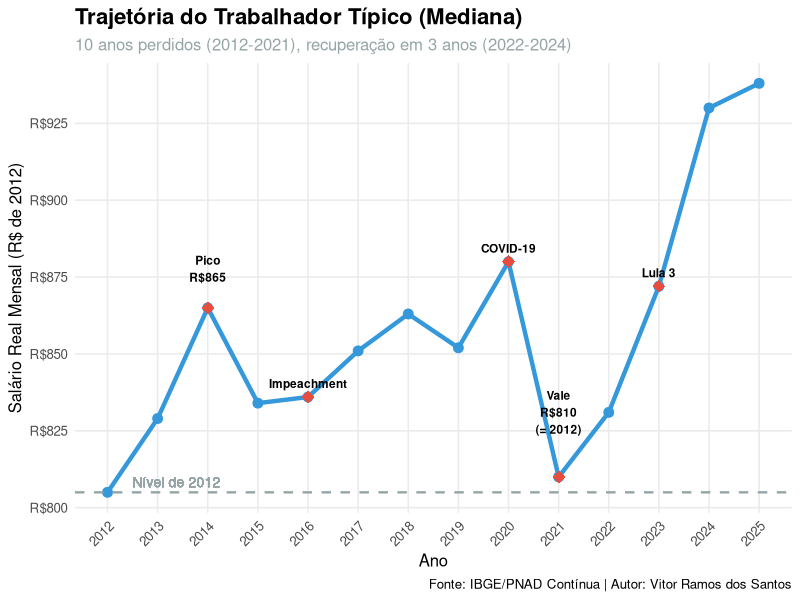
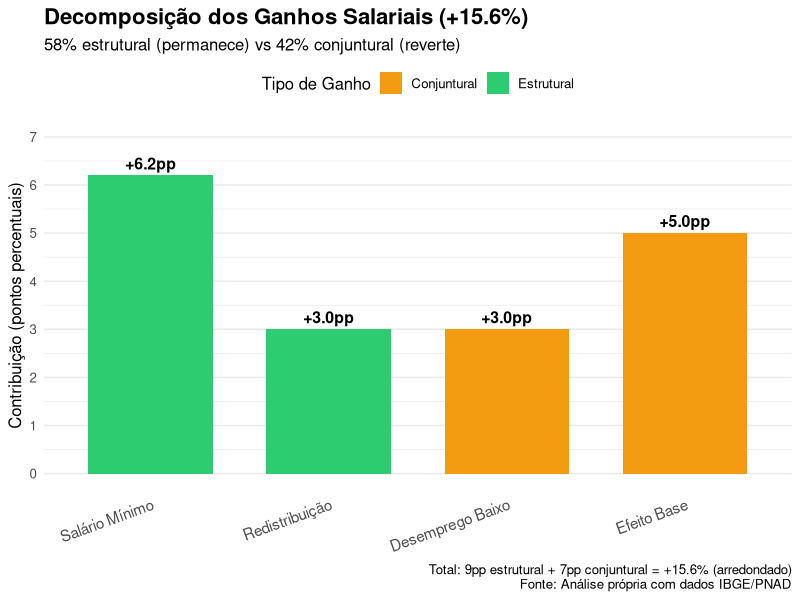
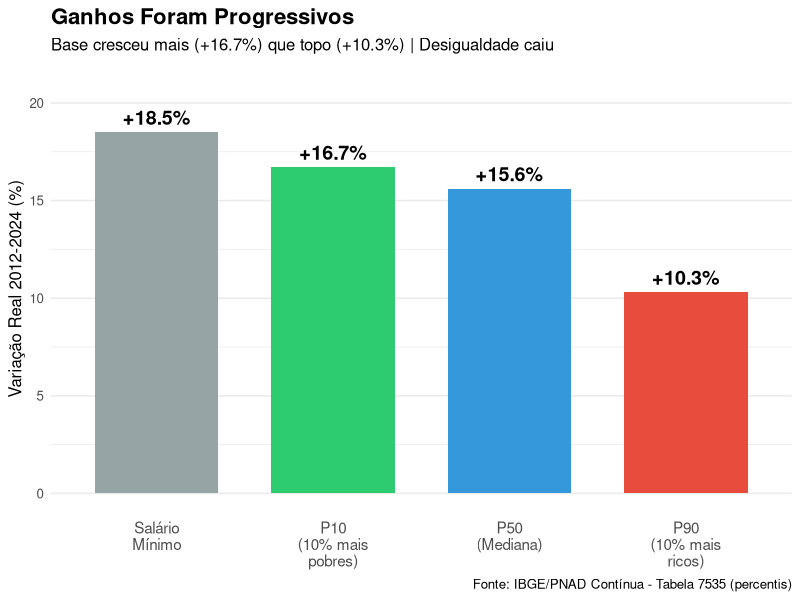
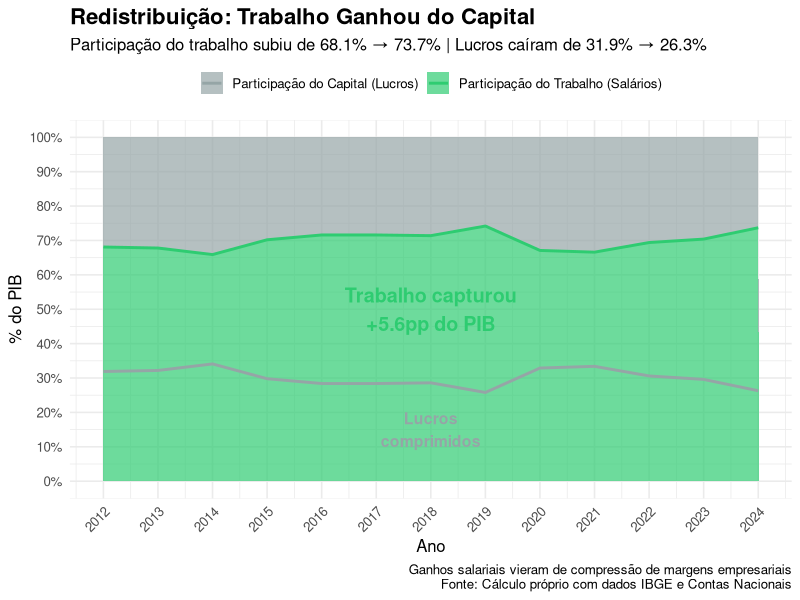
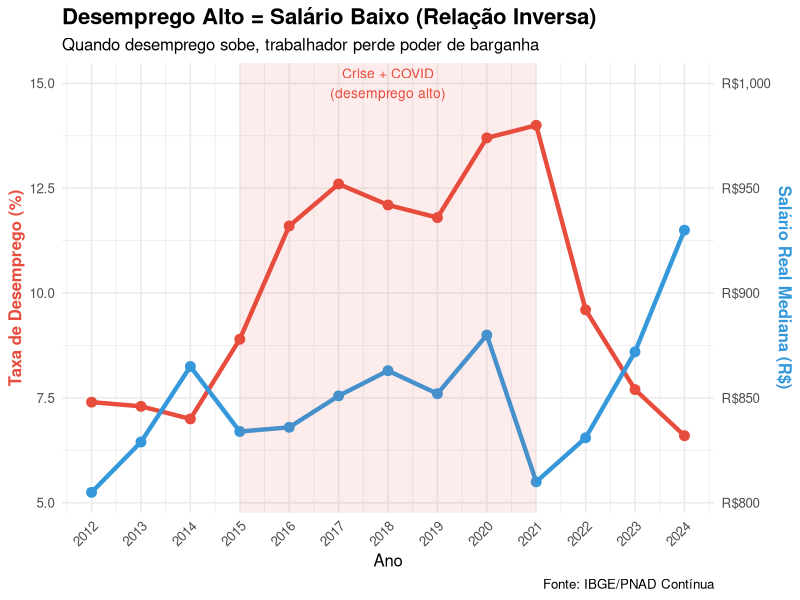

Generate these figures, in order, with R:
# ============================================================================
# GRÁFICOS FINAIS - VERSÃO 3.0
# Análise de Salários Brasil 2012-2025
# Autor: Vitor Ramos dos Santos
# ============================================================================

library(ggplot2)
library(dplyr)
library(tidyr)
library(scales)
library(patchwork)

# Configuração global
theme_set(theme_minimal(base_size = 12))

# Paleta de cores profissional
cores <- list(
  verde = "#2ECC71",
  vermelho = "#E74C3C",
  azul = "#3498DB",
  amarelo = "#F39C12",
  cinza = "#95A5A6",
  cinza_claro = "#ECF0F1"
)

# ============================================================================
# GRÁFICO 1: TRAJETÓRIA DO TRABALHADOR TÍPICO (2012-2025)
# ============================================================================

# Dados
dados_trajetoria <- data.frame(
  ano = 2012:2025,
  p50 = c(805, 829, 865, 834, 836, 851, 863, 852, 880, 810, 831, 872, 930, 938),
  contexto = c(
    "Dilma 1", "Pré-crise", "Pico", "Crise -3.5%", "Crise -3.3%", 
    "Desemp. pico", "Recuperação", "Pré-COVID", "COVID", "Pior momento",
    "Recuperação", "Lula 3", "Pleno emprego", "Reversão?"
  )
)

# Marcos históricos
marcos <- data.frame(
  ano = c(2014, 2016, 2020, 2021, 2023),
  evento = c("Pico\nR$865", "Impeachment", "COVID-19", "Vale\nR$810\n(= 2012)", "Lula 3"),
  y = c(865, 836, 880, 810, 872)
)

g1 <- ggplot(dados_trajetoria, aes(x = ano, y = p50)) +
  geom_line(color = cores$azul, size = 1.5) +
  geom_point(size = 3, color = cores$azul) +
  geom_hline(yintercept = 805, linetype = "dashed", color = cores$cinza, size = 0.8) +
  geom_text(aes(x = 2012.5, y = 805, label = "Nível de 2012"), 
            vjust = -0.5, hjust = 0, color = cores$cinza, size = 3.5) +
  geom_point(data = marcos, aes(x = ano, y = y), 
             color = cores$vermelho, size = 4, shape = 18) +
  geom_text(data = marcos, aes(x = ano, y = y, label = evento), 
            vjust = -1, hjust = 0.5, size = 3, fontface = "bold") +
  scale_y_continuous(labels = dollar_format(prefix = "R$"), 
                     breaks = seq(800, 950, 25)) +
  scale_x_continuous(breaks = 2012:2025) +
  labs(
    title = "Trajetória do Trabalhador Típico (Mediana)",
    subtitle = "10 anos perdidos (2012-2021), recuperação em 3 anos (2022-2024)",
    x = "Ano",
    y = "Salário Real Mensal (R$ de 2012)",
    caption = "Fonte: IBGE/PNAD Contínua | Autor: Vitor Ramos dos Santos"
  ) +
  theme(
    plot.title = element_text(size = 16, face = "bold"),
    plot.subtitle = element_text(size = 12, color = cores$cinza),
    axis.text.x = element_text(angle = 45, hjust = 1),
    panel.grid.minor = element_blank()
  )

ggsave("01_trajetoria_trabalhador_tipico.png", g1, 
       width = 12, height = 7, dpi = 300, bg = "white")

# ============================================================================
# GRÁFICO 2: DECOMPOSIÇÃO ESTRUTURAL vs CONJUNTURAL
# ============================================================================

decomp_data <- data.frame(
  componente = c("Salário Mínimo", "Redistribuição", "Desemprego Baixo", "Efeito Base"),
  pontos = c(6.2, 3.0, 3.0, 5.0),
  tipo = c("Estrutural", "Estrutural", "Conjuntural", "Conjuntural"),
  ordem = c(1, 2, 3, 4)
) %>%
  mutate(componente = factor(componente, levels = componente[order(ordem)]))

g2 <- ggplot(decomp_data, aes(x = componente, y = pontos, fill = tipo)) +
  geom_col(width = 0.7) +
  geom_text(aes(label = sprintf("+%.1fpp", pontos)), 
            vjust = -0.5, size = 4, fontface = "bold") +
  scale_fill_manual(values = c("Estrutural" = cores$verde, 
                                "Conjuntural" = cores$amarelo)) +
  scale_y_continuous(limits = c(0, 7), breaks = seq(0, 7, 1)) +
  labs(
    title = "Decomposição dos Ganhos Salariais (+15.6%)",
    subtitle = "58% estrutural (permanece) vs 42% conjuntural (reverte)",
    x = NULL,
    y = "Contribuição (pontos percentuais)",
    fill = "Tipo de Ganho",
    caption = "Total: 9pp estrutural + 7pp conjuntural = +15.6% (arredondado)\nFonte: Análise própria com dados IBGE/PNAD"
  ) +
  theme(
    plot.title = element_text(size = 16, face = "bold"),
    axis.text.x = element_text(angle = 20, hjust = 1, size = 11),
    legend.position = "top",
    panel.grid.major.x = element_blank()
  )

ggsave("02_decomposicao_estrutural_conjuntural.png", g2, 
       width = 10, height = 7, dpi = 300, bg = "white")

# ============================================================================
# GRÁFICO 3: GANHOS PROGRESSIVOS (P10 vs P50 vs P90)
# ============================================================================

ganhos_data <- data.frame(
  percentil = c("P10\n(10% mais\npobres)", "P50\n(Mediana)", 
                "P90\n(10% mais\nricos)", "Salário\nMínimo"),
  variacao = c(16.7, 15.6, 10.3, 18.5),
  cor = c(cores$verde, cores$azul, cores$vermelho, cores$cinza)
)

g3 <- ggplot(ganhos_data, aes(x = reorder(percentil, -variacao), y = variacao)) +
  geom_col(aes(fill = percentil), width = 0.7, show.legend = FALSE) +
  geom_text(aes(label = sprintf("+%.1f%%", variacao)), 
            vjust = -0.5, size = 5, fontface = "bold") +
  scale_fill_manual(values = ganhos_data$cor) +
  scale_y_continuous(limits = c(0, 21), breaks = seq(0, 20, 5)) +
  labs(
    title = "Ganhos Foram Progressivos",
    subtitle = "Base cresceu mais (+16.7%) que topo (+10.3%) | Desigualdade caiu",
    x = NULL,
    y = "Variação Real 2012-2024 (%)",
    caption = "Fonte: IBGE/PNAD Contínua - Tabela 7535 (percentis)"
  ) +
  theme(
    plot.title = element_text(size = 16, face = "bold"),
    axis.text.x = element_text(size = 11),
    panel.grid.major.x = element_blank()
  )

ggsave("03_ganhos_progressivos_percentis.png", g3, 
       width = 10, height = 7, dpi = 300, bg = "white")

# ============================================================================
# GRÁFICO 4: PARTICIPAÇÃO DO TRABALHO NO PIB
# ============================================================================

part_pib_data <- data.frame(
  ano = 2012:2024,
  trabalho = c(68.1, 67.8, 65.9, 70.2, 71.6, 71.6, 71.4, 74.2, 
               67.1, 66.6, 69.4, 70.4, 73.7),
  capital = c(31.9, 32.2, 34.1, 29.8, 28.4, 28.4, 28.6, 25.8, 
              32.9, 33.4, 30.6, 29.6, 26.3)
)

# Reshape para long
part_long <- part_pib_data %>%
  pivot_longer(cols = c(trabalho, capital), 
               names_to = "componente", 
               values_to = "percentual")

g4 <- ggplot(part_long, aes(x = ano, y = percentual, fill = componente)) +
  geom_area(alpha = 0.7) +
  geom_line(aes(color = componente), size = 1) +
  scale_fill_manual(values = c("trabalho" = cores$verde, "capital" = cores$cinza),
                    labels = c("Participação do Capital (Lucros)", 
                               "Participação do Trabalho (Salários)")) +
  scale_color_manual(values = c("trabalho" = cores$verde, "capital" = cores$cinza),
                     labels = c("Participação do Capital (Lucros)", 
                                "Participação do Trabalho (Salários)")) +
  scale_y_continuous(labels = percent_format(scale = 1), 
                     breaks = seq(0, 100, 10)) +
  scale_x_continuous(breaks = 2012:2024) +
  annotate("text", x = 2018, y = 50, 
           label = "Trabalho capturou\n+5.6pp do PIB", 
           size = 5, fontface = "bold", color = cores$verde) +
  annotate("text", x = 2018, y = 15, 
           label = "Lucros\ncomprimidos", 
           size = 4, fontface = "bold", color = cores$cinza) +
  labs(
    title = "Redistribuição: Trabalho Ganhou do Capital",
    subtitle = "Participação do trabalho subiu de 68.1% → 73.7% | Lucros caíram de 31.9% → 26.3%",
    x = "Ano",
    y = "% do PIB",
    fill = NULL,
    color = NULL,
    caption = "Ganhos salariais vieram de compressão de margens empresariais\nFonte: Cálculo próprio com dados IBGE e Contas Nacionais"
  ) +
  theme(
    plot.title = element_text(size = 16, face = "bold"),
    legend.position = "top",
    axis.text.x = element_text(angle = 45, hjust = 1)
  )

ggsave("04_participacao_trabalho_pib.png", g4, 
       width = 12, height = 7, dpi = 300, bg = "white")

# ============================================================================
# GRÁFICO 5: DESEMPREGO vs SALÁRIO REAL
# ============================================================================

desemp_salario_data <- data.frame(
  ano = 2012:2024,
  desemprego = c(7.4, 7.3, 7.0, 8.9, 11.6, 12.6, 12.1, 11.8, 13.7, 14.0, 9.6, 7.7, 6.6),
  p50 = c(805, 829, 865, 834, 836, 851, 863, 852, 880, 810, 831, 872, 930)
)

g5 <- ggplot(desemp_salario_data, aes(x = ano)) +
  geom_line(aes(y = desemprego), color = cores$vermelho, size = 1.5) +
  geom_point(aes(y = desemprego), color = cores$vermelho, size = 3) +
  geom_line(aes(y = (p50 - 700) / 20), color = cores$azul, size = 1.5) +
  geom_point(aes(y = (p50 - 700) / 20), color = cores$azul, size = 3) +
  scale_y_continuous(
    name = "Taxa de Desemprego (%)",
    sec.axis = sec_axis(~. * 20 + 700, name = "Salário Real Mediana (R$)",
                        labels = dollar_format(prefix = "R$"))
  ) +
  scale_x_continuous(breaks = 2012:2024) +
  annotate("rect", xmin = 2015, xmax = 2021, ymin = -Inf, ymax = Inf,
           alpha = 0.1, fill = cores$vermelho) +
  annotate("text", x = 2018, y = 15, 
           label = "Crise + COVID\n(desemprego alto)", 
           size = 3.5, color = cores$vermelho) +
  labs(
    title = "Desemprego Alto = Salário Baixo (Relação Inversa)",
    subtitle = "Quando desemprego sobe, trabalhador perde poder de barganha",
    x = "Ano",
    caption = "Fonte: IBGE/PNAD Contínua"
  ) +
  theme(
    plot.title = element_text(size = 16, face = "bold"),
    axis.title.y.left = element_text(color = cores$vermelho, face = "bold"),
    axis.title.y.right = element_text(color = cores$azul, face = "bold"),
    axis.text.x = element_text(angle = 45, hjust = 1)
  )

ggsave("05_desemprego_vs_salario.png", g5, 
       width = 12, height = 7, dpi = 300, bg = "white")

print("✅ Gráficos 1-5 criados com sucesso!")
print("Execute o script parte 2 para os gráficos 6-10")
